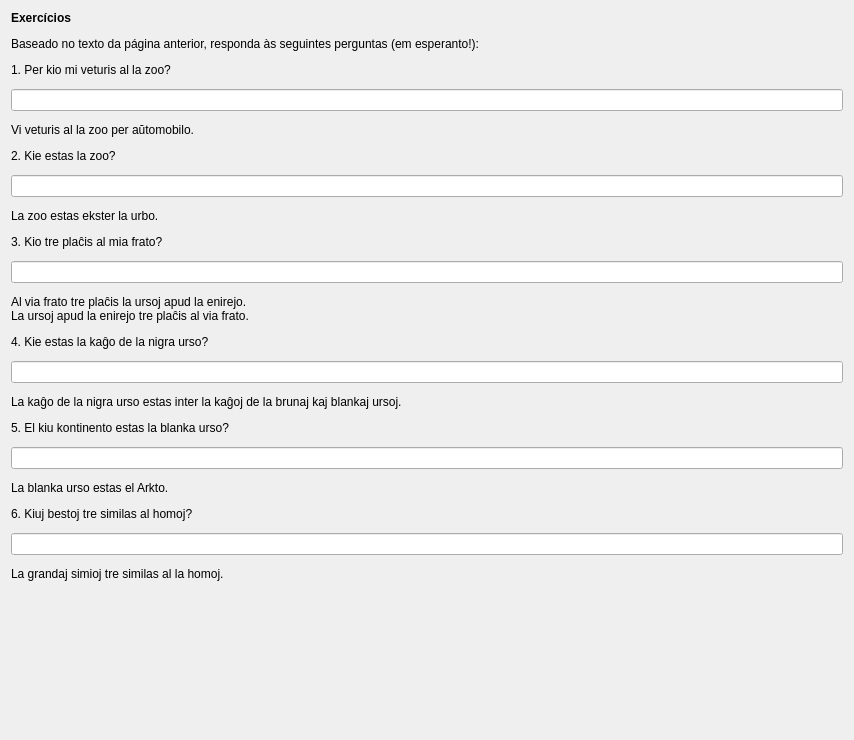
         <widget class="QWidget" name="scrollAreaWidgetContents_6">
          <property name="geometry">
           <rect>
            <x>0</x>
            <y>0</y>
            <width>854</width>
            <height>740</height>
           </rect>
          </property>
          <layout class="QVBoxLayout" name="verticalLayout">
           <property name="spacing">
            <number>12</number>
           </property>
           <item>
            <widget class="titolo" name="Lec07_Label7">
             <property name="sizePolicy">
              <sizepolicy hsizetype="Preferred" vsizetype="Maximum">
               <horstretch>0</horstretch>
               <verstretch>0</verstretch>
              </sizepolicy>
             </property>
             <property name="font">
              <font>
               <weight>75</weight>
               <bold>true</bold>
              </font>
             </property>
             <property name="text">
              <string>Exercícios</string>
             </property>
             <property name="wordWrap">
              <bool>true</bool>
             </property>
            </widget>
           </item>
           <item>
            <widget class="QLabel" name="Lec07_Label568">
             <property name="text">
              <string>Baseado no texto da página anterior, responda às seguintes perguntas (em esperanto!):</string>
             </property>
             <property name="wordWrap">
              <bool>true</bool>
             </property>
            </widget>
           </item>
           <item>
            <layout class="QVBoxLayout" name="verticalLayout_242">
             <item>
              <widget class="QLabel" name="Label385_6">
               <property name="text">
                <string>1. Per kio mi veturis al la zoo?</string>
               </property>
               <property name="alignment">
                <set>Qt::AlignBottom|Qt::AlignLeading|Qt::AlignLeft</set>
               </property>
               <property name="wordWrap">
                <bool>true</bool>
               </property>
               <property name="buddy">
                <cstring>lineEdit_76</cstring>
               </property>
               <property name="lingvo" stdset="0">
                <string>eo</string>
               </property>
              </widget>
             </item>
             <item>
              <widget class="cx_edit" name="lineEdit_76">
               <property name="sizePolicy">
                <sizepolicy hsizetype="Preferred" vsizetype="Preferred">
                 <horstretch>0</horstretch>
                 <verstretch>0</verstretch>
                </sizepolicy>
               </property>
               <property name="maximumSize">
                <size>
                 <width>16777215</width>
                 <height>16777215</height>
                </size>
               </property>
              </widget>
             </item>
             <item>
              <widget class="korekta" name="label_7">
               <property name="text">
                <string>Vi veturis al la zoo per aŭtomobilo.</string>
               </property>
              </widget>
             </item>
            </layout>
           </item>
           <item>
            <layout class="QVBoxLayout" name="verticalLayout_241">
             <item>
              <widget class="QLabel" name="Label386_6">
               <property name="text">
                <string>2. Kie estas la zoo?</string>
               </property>
               <property name="alignment">
                <set>Qt::AlignBottom|Qt::AlignLeading|Qt::AlignLeft</set>
               </property>
               <property name="wordWrap">
                <bool>true</bool>
               </property>
               <property name="buddy">
                <cstring>lineEdit_75</cstring>
               </property>
               <property name="lingvo" stdset="0">
                <string>eo</string>
               </property>
              </widget>
             </item>
             <item>
              <widget class="cx_edit" name="lineEdit_75">
               <property name="sizePolicy">
                <sizepolicy hsizetype="Preferred" vsizetype="Preferred">
                 <horstretch>0</horstretch>
                 <verstretch>0</verstretch>
                </sizepolicy>
               </property>
               <property name="maximumSize">
                <size>
                 <width>16777215</width>
                 <height>16777215</height>
                </size>
               </property>
              </widget>
             </item>
             <item>
              <widget class="korekta" name="label_8">
               <property name="text">
                <string>La zoo estas ekster la urbo.</string>
               </property>
              </widget>
             </item>
            </layout>
           </item>
           <item>
            <layout class="QVBoxLayout" name="verticalLayout_243">
             <item>
              <widget class="QLabel" name="Label387_6">
               <property name="text">
                <string>3. Kio tre plaĉis al mia frato?</string>
               </property>
               <property name="alignment">
                <set>Qt::AlignBottom|Qt::AlignLeading|Qt::AlignLeft</set>
               </property>
               <property name="wordWrap">
                <bool>true</bool>
               </property>
               <property name="buddy">
                <cstring>lineEdit_77</cstring>
               </property>
               <property name="lingvo" stdset="0">
                <string>eo</string>
               </property>
              </widget>
             </item>
             <item>
              <widget class="cx_edit" name="lineEdit_77">
               <property name="sizePolicy">
                <sizepolicy hsizetype="Preferred" vsizetype="Preferred">
                 <horstretch>0</horstretch>
                 <verstretch>0</verstretch>
                </sizepolicy>
               </property>
               <property name="maximumSize">
                <size>
                 <width>16777215</width>
                 <height>16777215</height>
                </size>
               </property>
              </widget>
             </item>
             <item>
              <widget class="korekta" name="label_9">
               <property name="text">
                <string>Al via frato tre plaĉis la ursoj apud la enirejo. 
La ursoj apud la enirejo tre plaĉis al via frato.</string>
               </property>
              </widget>
             </item>
            </layout>
           </item>
           <item>
            <layout class="QVBoxLayout" name="verticalLayout_244">
             <item>
              <widget class="QLabel" name="Label388_8">
               <property name="text">
                <string>4. Kie estas la kaĝo de la nigra urso?</string>
               </property>
               <property name="alignment">
                <set>Qt::AlignBottom|Qt::AlignLeading|Qt::AlignLeft</set>
               </property>
               <property name="wordWrap">
                <bool>true</bool>
               </property>
               <property name="buddy">
                <cstring>lineEdit_78</cstring>
               </property>
               <property name="lingvo" stdset="0">
                <string>eo</string>
               </property>
              </widget>
             </item>
             <item>
              <widget class="cx_edit" name="lineEdit_78">
               <property name="sizePolicy">
                <sizepolicy hsizetype="Preferred" vsizetype="Preferred">
                 <horstretch>0</horstretch>
                 <verstretch>0</verstretch>
                </sizepolicy>
               </property>
               <property name="maximumSize">
                <size>
                 <width>16777215</width>
                 <height>16777215</height>
                </size>
               </property>
              </widget>
             </item>
             <item>
              <widget class="korekta" name="label_10">
               <property name="text">
                <string>La kaĝo de la nigra urso estas inter la kaĝoj de la brunaj kaj blankaj ursoj.</string>
               </property>
              </widget>
             </item>
            </layout>
           </item>
           <item>
            <layout class="QVBoxLayout" name="verticalLayout_245">
             <item>
              <widget class="QLabel" name="Label389_6">
               <property name="text">
                <string>5. El kiu kontinento estas la blanka urso?</string>
               </property>
               <property name="alignment">
                <set>Qt::AlignBottom|Qt::AlignLeading|Qt::AlignLeft</set>
               </property>
               <property name="wordWrap">
                <bool>true</bool>
               </property>
               <property name="buddy">
                <cstring>lineEdit_79</cstring>
               </property>
               <property name="lingvo" stdset="0">
                <string>eo</string>
               </property>
              </widget>
             </item>
             <item>
              <widget class="cx_edit" name="lineEdit_79">
               <property name="sizePolicy">
                <sizepolicy hsizetype="Preferred" vsizetype="Preferred">
                 <horstretch>0</horstretch>
                 <verstretch>0</verstretch>
                </sizepolicy>
               </property>
               <property name="maximumSize">
                <size>
                 <width>16777215</width>
                 <height>16777215</height>
                </size>
               </property>
              </widget>
             </item>
             <item>
              <widget class="korekta" name="label_11">
               <property name="text">
                <string>La blanka urso estas el Arkto.</string>
               </property>
              </widget>
             </item>
            </layout>
           </item>
           <item>
            <layout class="QVBoxLayout" name="verticalLayout_246">
             <item>
              <widget class="QLabel" name="Label388_9">
               <property name="text">
                <string>6. Kiuj bestoj tre similas al homoj?</string>
               </property>
               <property name="alignment">
                <set>Qt::AlignBottom|Qt::AlignLeading|Qt::AlignLeft</set>
               </property>
               <property name="wordWrap">
                <bool>true</bool>
               </property>
               <property name="buddy">
                <cstring>lineEdit_80</cstring>
               </property>
               <property name="lingvo" stdset="0">
                <string>eo</string>
               </property>
              </widget>
             </item>
             <item>
              <widget class="cx_edit" name="lineEdit_80">
               <property name="sizePolicy">
                <sizepolicy hsizetype="Preferred" vsizetype="Preferred">
                 <horstretch>0</horstretch>
                 <verstretch>0</verstretch>
                </sizepolicy>
               </property>
               <property name="maximumSize">
                <size>
                 <width>16777215</width>
                 <height>16777215</height>
                </size>
               </property>
              </widget>
             </item>
             <item>
              <widget class="korekta" name="label_12">
               <property name="text">
                <string>La grandaj simioj tre similas al la homoj.</string>
               </property>
              </widget>
             </item>
            </layout>
           </item>
           <item alignment="Qt::AlignHCenter">
            <widget class="sendujo" name="frame_2">
             <property name="frameShape">
              <enum>QFrame::StyledPanel</enum>
             </property>
             <property name="frameShadow">
              <enum>QFrame::Raised</enum>
             </property>
            </widget>
           </item>
           <item>
            <spacer name="verticalSpacer">
             <property name="orientation">
              <enum>Qt::Vertical</enum>
             </property>
             <property name="sizeHint" stdset="0">
              <size>
               <width>20</width>
               <height>40</height>
              </size>
             </property>
            </spacer>
           </item>
          </layout>
         </widget>
